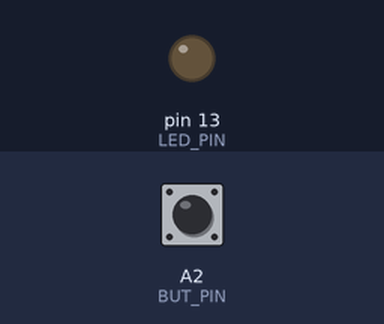
The sketch below on a simulated Arduino Uno, built with avr-gcc and run on an emulated ATmega328P. Parts: output pins drawn as LEDs (lit = HIGH). The inputs (shaded band) are chosen by the test bench; at power-on: A2 (BUT_PIN) LOW.

Above: at 1.2 s.
1.3 s: A2 (BUT_PIN) pulled HIGH for 0.15 s
At 1.37 s:
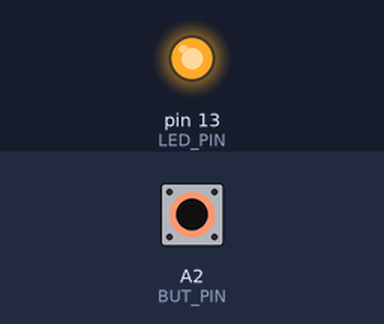
2.9 s: A2 (BUT_PIN) pulled HIGH for 3.2 s
At 7.5 s:
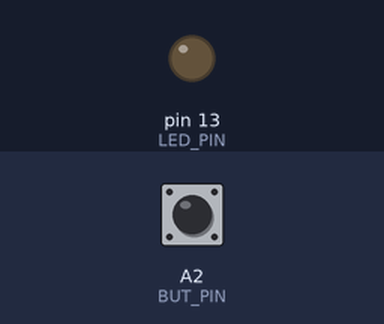
Timing chart, 0 to 9.0 s (numbered marks = the images above; inputs shaded):
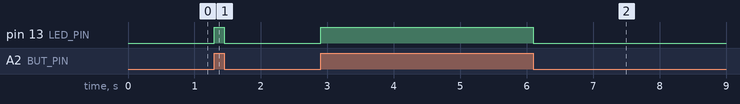

Measured:
- after the input at 1.3 s, pin 13 (LED_PIN): LOW → HIGH at once, → LOW 0.15 s later
- after the input at 2.9 s, pin 13 (LED_PIN): LOW → HIGH at once, → LOW 3.2 s later

The sketch:

event_driven_hello_world.ino
```cpp
#include "event_driven.h"

#define LED_PIN 13
#define BUT_PIN A2

void button_changed(int pin, int v) {
  digitalWrite(LED_PIN, v);
}

void init_() {
  pinMode(LED_PIN, OUTPUT);
  button_listen(BUT_PIN);
}

void timer_expired() { }
```

event_driven.h
```cpp
void button_changed(int pin, int v);

void init_();

void timer_expired();
```

event_driven.ino
```cpp
#include "event_driven.h"

// “pin” passado deve gerar notificações
char buttonStates[2];
int buttonPins[2];
int num_buttons = 0;

void button_listen(int pin) {
  pinMode(pin, INPUT);
  buttonPins[num_buttons] = pin;
  num_buttons++;
}

// timer deve expirar após “ms” milisegundos
unsigned long timerEnd = 0;

void timer_set(int ms) {
  timerEnd = millis() + ms;
}

/* Programa principal: */
// inicialização da API
void setup () {
  for (int i = 0; i < 2; i++) {
    buttonStates[i] = LOW;
  }

  // inicialização do usuário
  init_();
}

void loop () {

  unsigned long currentTime = millis();
  if (timerEnd && currentTime > timerEnd) {
    timerEnd = 0;
    timer_expired();
  }

  for (int i = 0; i < num_buttons; i++) {
    int pin = buttonPins[i];
    int state = digitalRead(pin);
    if (state != buttonStates[i]) {
       button_changed(pin, state);
       buttonStates[i] = state;
    }
  }
}
```
